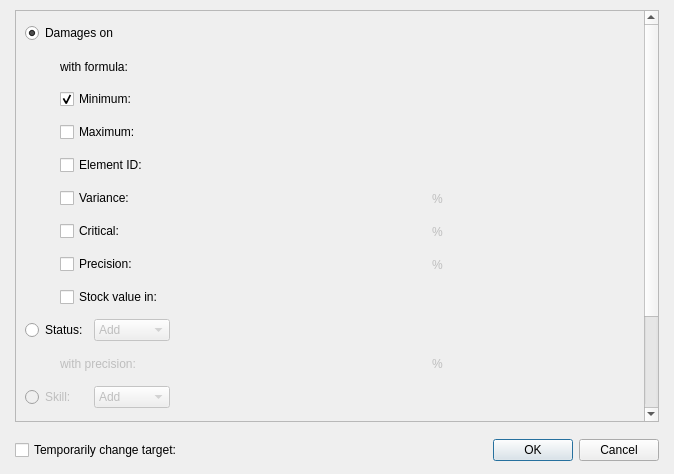
<?xml version="1.0" encoding="UTF-8"?>
<ui version="4.0">
 <class>DialogSystemEffect</class>
 <widget class="QDialog" name="DialogSystemEffect">
  <property name="geometry">
   <rect>
    <x>0</x>
    <y>0</y>
    <width>674</width>
    <height>474</height>
   </rect>
  </property>
  <property name="windowTitle">
   <string>Effect...</string>
  </property>
  <layout class="QGridLayout" name="gridLayout_3">
   <property name="leftMargin">
    <number>15</number>
   </property>
   <property name="topMargin">
    <number>10</number>
   </property>
   <property name="rightMargin">
    <number>15</number>
   </property>
   <property name="bottomMargin">
    <number>10</number>
   </property>
   <item row="0" column="0">
    <layout class="QVBoxLayout" name="verticalLayout">
     <property name="spacing">
      <number>15</number>
     </property>
     <item>
      <widget class="QScrollArea" name="scrollArea">
       <property name="widgetResizable">
        <bool>true</bool>
       </property>
       <widget class="QWidget" name="scrollAreaWidgetContents">
        <property name="geometry">
         <rect>
          <x>0</x>
          <y>0</y>
          <width>626</width>
          <height>541</height>
         </rect>
        </property>
        <layout class="QGridLayout" name="gridLayout_2">
         <item row="0" column="0">
          <layout class="QGridLayout" name="gridLayout">
           <item row="10" column="1" colspan="2">
            <widget class="QLabel" name="labelWithPrecision">
             <property name="enabled">
              <bool>false</bool>
             </property>
             <property name="text">
              <string>with precision:</string>
             </property>
            </widget>
           </item>
           <item row="10" column="0">
            <spacer name="verticalSpacer_2">
             <property name="orientation">
              <enum>Qt::Vertical</enum>
             </property>
             <property name="sizeHint" stdset="0">
              <size>
               <width>20</width>
               <height>40</height>
              </size>
             </property>
            </spacer>
           </item>
           <item row="15" column="3" colspan="4">
            <widget class="PanelPrimitiveValue" name="panelPrimitiveValueScript" native="true">
             <property name="enabled">
              <bool>false</bool>
             </property>
             <property name="minimumSize">
              <size>
               <width>250</width>
               <height>27</height>
              </size>
             </property>
             <property name="maximumSize">
              <size>
               <width>16777215</width>
               <height>27</height>
              </size>
             </property>
            </widget>
           </item>
           <item row="5" column="4">
            <widget class="QLabel" name="labelPercentVariance">
             <property name="enabled">
              <bool>false</bool>
             </property>
             <property name="text">
              <string>%</string>
             </property>
            </widget>
           </item>
           <item row="14" column="0" colspan="3">
            <widget class="QRadioButton" name="radioButtonSpecialAction">
             <property name="text">
              <string>Special action:</string>
             </property>
            </widget>
           </item>
           <item row="7" column="5" colspan="2">
            <spacer name="horizontalSpacer_8">
             <property name="orientation">
              <enum>Qt::Horizontal</enum>
             </property>
             <property name="sizeHint" stdset="0">
              <size>
               <width>318</width>
               <height>20</height>
              </size>
             </property>
            </spacer>
           </item>
           <item row="6" column="4">
            <widget class="QLabel" name="labelPercentCritical">
             <property name="enabled">
              <bool>false</bool>
             </property>
             <property name="text">
              <string>%</string>
             </property>
            </widget>
           </item>
           <item row="7" column="4">
            <widget class="QLabel" name="labelPercentPrecision">
             <property name="enabled">
              <bool>false</bool>
             </property>
             <property name="text">
              <string>%</string>
             </property>
            </widget>
           </item>
           <item row="11" column="4" rowspan="3" colspan="3">
            <spacer name="horizontalSpacer_5">
             <property name="orientation">
              <enum>Qt::Horizontal</enum>
             </property>
             <property name="sizeHint" stdset="0">
              <size>
               <width>348</width>
               <height>89</height>
              </size>
             </property>
            </spacer>
           </item>
           <item row="3" column="1" colspan="2">
            <widget class="QCheckBox" name="checkBoxMaximum">
             <property name="text">
              <string>Maximum:</string>
             </property>
            </widget>
           </item>
           <item row="2" column="3">
            <widget class="PanelPrimitiveValue" name="panelPrimitiveMinimum" native="true">
             <property name="enabled">
              <bool>true</bool>
             </property>
             <property name="minimumSize">
              <size>
               <width>250</width>
               <height>27</height>
              </size>
             </property>
             <property name="maximumSize">
              <size>
               <width>250</width>
               <height>27</height>
              </size>
             </property>
            </widget>
           </item>
           <item row="1" column="0" rowspan="8">
            <spacer name="verticalSpacer">
             <property name="orientation">
              <enum>Qt::Vertical</enum>
             </property>
             <property name="sizeHint" stdset="0">
              <size>
               <width>17</width>
               <height>188</height>
              </size>
             </property>
            </spacer>
           </item>
           <item row="5" column="5" colspan="2">
            <spacer name="horizontalSpacer_6">
             <property name="orientation">
              <enum>Qt::Horizontal</enum>
             </property>
             <property name="sizeHint" stdset="0">
              <size>
               <width>318</width>
               <height>20</height>
              </size>
             </property>
            </spacer>
           </item>
           <item row="4" column="3">
            <widget class="PanelPrimitiveValue" name="panelPrimitiveValueElementID" native="true">
             <property name="enabled">
              <bool>false</bool>
             </property>
             <property name="minimumSize">
              <size>
               <width>250</width>
               <height>27</height>
              </size>
             </property>
             <property name="maximumSize">
              <size>
               <width>250</width>
               <height>27</height>
              </size>
             </property>
            </widget>
           </item>
           <item row="8" column="3">
            <widget class="WidgetVariable" name="widgetVariableStockValueIn" native="true">
             <property name="enabled">
              <bool>false</bool>
             </property>
             <property name="minimumSize">
              <size>
               <width>250</width>
               <height>27</height>
              </size>
             </property>
             <property name="maximumSize">
              <size>
               <width>250</width>
               <height>27</height>
              </size>
             </property>
            </widget>
           </item>
           <item row="0" column="6">
            <spacer name="horizontalSpacer">
             <property name="orientation">
              <enum>Qt::Horizontal</enum>
             </property>
             <property name="sizeHint" stdset="0">
              <size>
               <width>40</width>
               <height>20</height>
              </size>
             </property>
            </spacer>
           </item>
           <item row="2" column="4" colspan="3">
            <spacer name="horizontalSpacer_10">
             <property name="orientation">
              <enum>Qt::Horizontal</enum>
             </property>
             <property name="sizeHint" stdset="0">
              <size>
               <width>40</width>
               <height>20</height>
              </size>
             </property>
            </spacer>
           </item>
           <item row="9" column="4" colspan="3">
            <spacer name="horizontalSpacer_4">
             <property name="orientation">
              <enum>Qt::Horizontal</enum>
             </property>
             <property name="sizeHint" stdset="0">
              <size>
               <width>348</width>
               <height>20</height>
              </size>
             </property>
            </spacer>
           </item>
           <item row="1" column="4" colspan="3">
            <spacer name="horizontalSpacer_2">
             <property name="orientation">
              <enum>Qt::Horizontal</enum>
             </property>
             <property name="sizeHint" stdset="0">
              <size>
               <width>338</width>
               <height>20</height>
              </size>
             </property>
            </spacer>
           </item>
           <item row="11" column="3">
            <widget class="PanelPrimitiveValue" name="panelPrimitiveValueSkillAdd" native="true">
             <property name="enabled">
              <bool>false</bool>
             </property>
             <property name="minimumSize">
              <size>
               <width>250</width>
               <height>27</height>
              </size>
             </property>
             <property name="maximumSize">
              <size>
               <width>250</width>
               <height>27</height>
              </size>
             </property>
            </widget>
           </item>
           <item row="1" column="1" colspan="2">
            <widget class="QLabel" name="labelWithFormula">
             <property name="text">
              <string>with formula:</string>
             </property>
            </widget>
           </item>
           <item row="7" column="3">
            <widget class="PanelPrimitiveValue" name="panelPrimitiveValuePrecision" native="true">
             <property name="enabled">
              <bool>false</bool>
             </property>
             <property name="minimumSize">
              <size>
               <width>250</width>
               <height>27</height>
              </size>
             </property>
             <property name="maximumSize">
              <size>
               <width>250</width>
               <height>27</height>
              </size>
             </property>
            </widget>
           </item>
           <item row="2" column="1" colspan="2">
            <widget class="QCheckBox" name="checkBoxMinimum">
             <property name="text">
              <string>Minimum:</string>
             </property>
             <property name="checked">
              <bool>true</bool>
             </property>
            </widget>
           </item>
           <item row="4" column="1" colspan="2">
            <widget class="QCheckBox" name="checkBoxElementID">
             <property name="enabled">
              <bool>true</bool>
             </property>
             <property name="text">
              <string>Element ID:</string>
             </property>
            </widget>
           </item>
           <item row="8" column="1" colspan="2">
            <widget class="QCheckBox" name="checkBoxStockValueIn">
             <property name="text">
              <string>Stock value in:</string>
             </property>
            </widget>
           </item>
           <item row="9" column="0" colspan="2">
            <widget class="QRadioButton" name="radioButtonStatus">
             <property name="enabled">
              <bool>true</bool>
             </property>
             <property name="acceptDrops">
              <bool>false</bool>
             </property>
             <property name="text">
              <string>Status:</string>
             </property>
            </widget>
           </item>
           <item row="6" column="1" colspan="2">
            <widget class="QCheckBox" name="checkBoxCritical">
             <property name="text">
              <string>Critical:</string>
             </property>
            </widget>
           </item>
           <item row="10" column="3">
            <widget class="PanelPrimitiveValue" name="panelPrimitiveValueStatusPrecision" native="true">
             <property name="enabled">
              <bool>false</bool>
             </property>
             <property name="minimumSize">
              <size>
               <width>250</width>
               <height>27</height>
              </size>
             </property>
             <property name="maximumSize">
              <size>
               <width>250</width>
               <height>27</height>
              </size>
             </property>
            </widget>
           </item>
           <item row="6" column="3">
            <widget class="PanelPrimitiveValue" name="panelPrimitiveValueCritical" native="true">
             <property name="enabled">
              <bool>false</bool>
             </property>
             <property name="minimumSize">
              <size>
               <width>250</width>
               <height>27</height>
              </size>
             </property>
             <property name="maximumSize">
              <size>
               <width>250</width>
               <height>27</height>
              </size>
             </property>
            </widget>
           </item>
           <item row="15" column="0" colspan="2">
            <widget class="QRadioButton" name="radioButtonScript">
             <property name="enabled">
              <bool>false</bool>
             </property>
             <property name="text">
              <string>Script:</string>
             </property>
            </widget>
           </item>
           <item row="4" column="4" colspan="3">
            <spacer name="horizontalSpacer_3">
             <property name="orientation">
              <enum>Qt::Horizontal</enum>
             </property>
             <property name="sizeHint" stdset="0">
              <size>
               <width>348</width>
               <height>20</height>
              </size>
             </property>
            </spacer>
           </item>
           <item row="5" column="1" colspan="2">
            <widget class="QCheckBox" name="checkBoxVariance">
             <property name="text">
              <string>Variance:</string>
             </property>
            </widget>
           </item>
           <item row="9" column="3">
            <widget class="PanelPrimitiveValue" name="panelPrimitiveValueStatusID" native="true">
             <property name="enabled">
              <bool>false</bool>
             </property>
             <property name="minimumSize">
              <size>
               <width>250</width>
               <height>27</height>
              </size>
             </property>
             <property name="maximumSize">
              <size>
               <width>250</width>
               <height>27</height>
              </size>
             </property>
            </widget>
           </item>
           <item row="11" column="2">
            <widget class="QComboBox" name="comboBoxAddRemoveSkill">
             <property name="enabled">
              <bool>false</bool>
             </property>
             <item>
              <property name="text">
               <string>Add</string>
              </property>
             </item>
             <item>
              <property name="text">
               <string>Remove</string>
              </property>
             </item>
            </widget>
           </item>
           <item row="0" column="3" colspan="3">
            <widget class="PanelDamagesKind" name="panelDamagesKind" native="true">
             <property name="minimumSize">
              <size>
               <width>350</width>
               <height>27</height>
              </size>
             </property>
             <property name="maximumSize">
              <size>
               <width>16777215</width>
               <height>27</height>
              </size>
             </property>
            </widget>
           </item>
           <item row="10" column="4">
            <widget class="QLabel" name="labelPercentStatusPrecision">
             <property name="enabled">
              <bool>false</bool>
             </property>
             <property name="text">
              <string>%</string>
             </property>
            </widget>
           </item>
           <item row="6" column="5" colspan="2">
            <spacer name="horizontalSpacer_7">
             <property name="orientation">
              <enum>Qt::Horizontal</enum>
             </property>
             <property name="sizeHint" stdset="0">
              <size>
               <width>318</width>
               <height>20</height>
              </size>
             </property>
            </spacer>
           </item>
           <item row="13" column="0" colspan="3">
            <widget class="QRadioButton" name="radioButtonCallCommonReaction">
             <property name="enabled">
              <bool>true</bool>
             </property>
             <property name="text">
              <string>Call common reaction:</string>
             </property>
             <property name="checked">
              <bool>false</bool>
             </property>
            </widget>
           </item>
           <item row="0" column="0" colspan="3">
            <widget class="QRadioButton" name="radioButtonDamages">
             <property name="text">
              <string>Damages on </string>
             </property>
             <property name="checked">
              <bool>true</bool>
             </property>
            </widget>
           </item>
           <item row="1" column="3">
            <widget class="PanelPrimitiveValue" name="panelPrimitiveValueDamageFormula" native="true">
             <property name="minimumSize">
              <size>
               <width>250</width>
               <height>27</height>
              </size>
             </property>
             <property name="maximumSize">
              <size>
               <width>250</width>
               <height>27</height>
              </size>
             </property>
            </widget>
           </item>
           <item row="12" column="0" colspan="3">
            <widget class="QRadioButton" name="radioButtonPerformSkill">
             <property name="enabled">
              <bool>false</bool>
             </property>
             <property name="text">
              <string>Perform skill:</string>
             </property>
            </widget>
           </item>
           <item row="5" column="3">
            <widget class="PanelPrimitiveValue" name="panelPrimitiveValueVariance" native="true">
             <property name="enabled">
              <bool>false</bool>
             </property>
             <property name="minimumSize">
              <size>
               <width>250</width>
               <height>27</height>
              </size>
             </property>
             <property name="maximumSize">
              <size>
               <width>250</width>
               <height>27</height>
              </size>
             </property>
            </widget>
           </item>
           <item row="11" column="0" colspan="2">
            <widget class="QRadioButton" name="radioButtonAddRemoveSkill">
             <property name="enabled">
              <bool>false</bool>
             </property>
             <property name="text">
              <string>Skill:</string>
             </property>
            </widget>
           </item>
           <item row="9" column="2">
            <widget class="QComboBox" name="comboBoxAddRemoveStatus">
             <property name="enabled">
              <bool>false</bool>
             </property>
             <item>
              <property name="text">
               <string>Add</string>
              </property>
             </item>
             <item>
              <property name="text">
               <string>Remove</string>
              </property>
             </item>
            </widget>
           </item>
           <item row="12" column="3">
            <widget class="PanelPrimitiveValue" name="panelPrimitiveValueSkillPerform" native="true">
             <property name="enabled">
              <bool>false</bool>
             </property>
             <property name="minimumSize">
              <size>
               <width>250</width>
               <height>27</height>
              </size>
             </property>
             <property name="maximumSize">
              <size>
               <width>250</width>
               <height>27</height>
              </size>
             </property>
            </widget>
           </item>
           <item row="14" column="3" colspan="4">
            <widget class="QComboBox" name="comboBoxSpecialAction">
             <property name="enabled">
              <bool>false</bool>
             </property>
             <property name="minimumSize">
              <size>
               <width>0</width>
               <height>27</height>
              </size>
             </property>
             <property name="maximumSize">
              <size>
               <width>16777215</width>
               <height>27</height>
              </size>
             </property>
            </widget>
           </item>
           <item row="3" column="4" colspan="3">
            <spacer name="horizontalSpacer_11">
             <property name="orientation">
              <enum>Qt::Horizontal</enum>
             </property>
             <property name="sizeHint" stdset="0">
              <size>
               <width>40</width>
               <height>20</height>
              </size>
             </property>
            </spacer>
           </item>
           <item row="7" column="1" colspan="2">
            <widget class="QCheckBox" name="checkBoxPrecision">
             <property name="text">
              <string>Precision:</string>
             </property>
            </widget>
           </item>
           <item row="10" column="5" colspan="2">
            <spacer name="horizontalSpacer_9">
             <property name="orientation">
              <enum>Qt::Horizontal</enum>
             </property>
             <property name="sizeHint" stdset="0">
              <size>
               <width>318</width>
               <height>28</height>
              </size>
             </property>
            </spacer>
           </item>
           <item row="3" column="3">
            <widget class="PanelPrimitiveValue" name="panelPrimitiveMaximum" native="true">
             <property name="enabled">
              <bool>false</bool>
             </property>
             <property name="minimumSize">
              <size>
               <width>250</width>
               <height>27</height>
              </size>
             </property>
             <property name="maximumSize">
              <size>
               <width>250</width>
               <height>27</height>
              </size>
             </property>
            </widget>
           </item>
           <item row="13" column="3">
            <widget class="QPushButton" name="pushButtonSelect_CallCommonReaction">
             <property name="enabled">
              <bool>false</bool>
             </property>
             <property name="text">
              <string>Select...</string>
             </property>
            </widget>
           </item>
          </layout>
         </item>
        </layout>
       </widget>
      </widget>
     </item>
     <item>
      <layout class="QHBoxLayout" name="horizontalLayout">
       <item>
        <widget class="QCheckBox" name="checkBoxTemporarilyChangeTarget">
         <property name="text">
          <string>Temporarily change target:</string>
         </property>
        </widget>
       </item>
       <item>
        <widget class="PanelPrimitiveValue" name="panelPrimitiveValueTemporarilyChangeTarget" native="true">
         <property name="enabled">
          <bool>false</bool>
         </property>
         <property name="minimumSize">
          <size>
           <width>250</width>
           <height>27</height>
          </size>
         </property>
         <property name="maximumSize">
          <size>
           <width>250</width>
           <height>27</height>
          </size>
         </property>
        </widget>
       </item>
       <item>
        <widget class="QDialogButtonBox" name="buttonBox">
         <property name="orientation">
          <enum>Qt::Horizontal</enum>
         </property>
         <property name="standardButtons">
          <set>QDialogButtonBox::Cancel|QDialogButtonBox::Ok</set>
         </property>
        </widget>
       </item>
      </layout>
     </item>
    </layout>
   </item>
  </layout>
 </widget>
 <customwidgets>
  <customwidget>
   <class>PanelPrimitiveValue</class>
   <extends>QWidget</extends>
   <header>panelprimitivevalue.h</header>
   <container>1</container>
  </customwidget>
  <customwidget>
   <class>PanelDamagesKind</class>
   <extends>QWidget</extends>
   <header>paneldamageskind.h</header>
   <container>1</container>
  </customwidget>
  <customwidget>
   <class>WidgetVariable</class>
   <extends>QWidget</extends>
   <header>widgetvariable.h</header>
   <container>1</container>
  </customwidget>
 </customwidgets>
 <resources/>
 <connections>
  <connection>
   <sender>buttonBox</sender>
   <signal>accepted()</signal>
   <receiver>DialogSystemEffect</receiver>
   <slot>accept()</slot>
   <hints>
    <hint type="sourcelabel">
     <x>248</x>
     <y>254</y>
    </hint>
    <hint type="destinationlabel">
     <x>157</x>
     <y>274</y>
    </hint>
   </hints>
  </connection>
  <connection>
   <sender>buttonBox</sender>
   <signal>rejected()</signal>
   <receiver>DialogSystemEffect</receiver>
   <slot>reject()</slot>
   <hints>
    <hint type="sourcelabel">
     <x>316</x>
     <y>260</y>
    </hint>
    <hint type="destinationlabel">
     <x>286</x>
     <y>274</y>
    </hint>
   </hints>
  </connection>
 </connections>
</ui>
